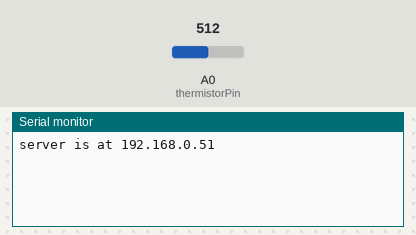
The sketch below on a simulated Arduino Uno, built with avr-gcc and run on an emulated ATmega328P. On the bench: the last lines printed to the serial monitor. The test bench sets the inputs (shaded band); at power-on: A0 (thermistorPin) = 512. WiFi joins after 1.5 s; servers stay silent unless stated.

Above: at 1.8 s.
1.9 s: A0 (thermistorPin) set to 494
At 6.0 s:
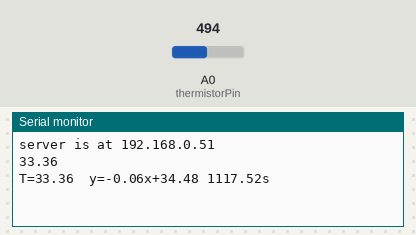
6.5 s: A0 (thermistorPin) set to 716
At 11.5 s:
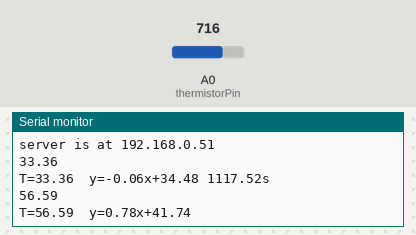

Measured:
- the behaviour switches between 512 and 511 on A0 (thermistorPin) (found by bisection; images 0 and 1)
- after the input at 1.9 s, the serial monitor: prints a new line after 3.1 s (image 1)
- after the input at 6.5 s, the serial monitor: prints a new line after 4.0 s (image 2)

The sketch:

thermoRegulator.ino
```cpp
#include <SPI.h>
#include <Ethernet.h>
#include <avr/pgmspace.h>
#include <string.h>

//Used to store large strings in progmem.
char p_buffer[80];
#define P(str) (strcpy_P(p_buffer, PSTR(str)), p_buffer)

// MAC address and IP address.
byte mac[] = {
  0xDE, 0xAD, 0xBE, 0xEF, 0xFE, 0xED };
IPAddress ip(192,168,0, 51);

// Initialize the Ethernet server library on port 80
EthernetServer server(80);

//Request read buffer
#define bufferMax 64
int bufferSize;
char buffer[bufferMax];

/*
  Analog pin 0 used for reading temperature
 */
int thermistorPin = A0;

/*
 Capacity of time series
 */
const int CAPACITY = 12;

/*
Length of a period in milliseconds (5 min)
 */
const long PERIOD = 5000;//5*60000;

/*
The set temperature.
 */
const float SET_POINT = 20.0;

/*
 The time series backing array
 */
float timeSeries[CAPACITY];

/*
 Two dimensional time series array used for presentation and calculation purposes.
 */
float readableTs[CAPACITY][2];

/*
 Pointer used for time series storage.
 */
int pointer = 0;

/*
 JSONP callback function name.
*/
char callbackFunction[20];

/*
System setup
 */
void setup(){
  initTimeSeries();
  Serial.begin(9600);
  initEthernet();
}


/*
Main processing loop
 */
void loop(){

  static unsigned long before = 0;

  if(millis()>before+PERIOD){
    put(readTemperature());
    printForecast();
    before=millis();
  }

  serveWebRequests();
  delay(500);
}

/*
Web server request - response loop
 */
void serveWebRequests()
{
  // Listen for incoming clients
  EthernetClient client = server.available();
  if (client) {
    Serial.println(P("new client"));
    bufferRequest(client);
    parseReceivedRequest();
    writeResponse(client);

    // Give the web browser time to receive the data
    delay(1);

    // Close the connection:
    client.stop();

    Serial.println(P("client disonnected"));
  }
}

/*
Buffer the request into local memory
 */
void bufferRequest(EthernetClient client)
{
  bufferSize = 0;
  while (client.connected()) {
    if (client.available()) {
      char c = client.read();
      if (c == '\n')
        break;
      else
        if (bufferSize < bufferMax)
          buffer[bufferSize++] = c;
        else
          break;
    }
  }
}

void parseReceivedRequest()
{
  char* callbackString = strstr(buffer, "?callback=") + 10; // Look for question mark
  char* space = strstr(callbackString, " ") + 1; // space after command

  // strncpy does not automatically add terminating zero, but strncat does! So start with blank string and concatenate.
  callbackFunction[0] = 0;

  //copy function name into callback function
  strncat(callbackFunction, callbackString, space-callbackString-1);
}

/*
Dispatch to all requested commands.
 */
void writeResponse(EthernetClient client)
{
  writeHeader(client);
  writeWebPage(client);
}

void writeHeader(EthernetClient client){
  client.println(P("HTTP/1.1 200 OK"));
  client.println(P("Content-Type: application/json"));
  client.println(P("Connection: close"));
  client.println();

}

/*
 Read the temperature from pin 1 and convert it according to Steinhart-Hart formula
 */
double readTemperature(){
 int thermistorReading = analogRead(thermistorPin);
 double r = 6963200.0/thermistorReading - 6800.0;
 r = r/10000;
 double temp = 3.354016E-03 + 2.569850E-04 *log(r) + (2.620131E-06*pow(log(r),2)) + (6.383091E-08*pow(log(r),3));
 temp = (1/temp)-272.15;// Convert Kelvin to Celcius
 Serial.println(temp);
 return temp;

}

void printForecast()
{
  readTimeSeries();

  float temp = readableTs[CAPACITY-1][1];
  float m = calculateM();
  float n = calculateN(m);
  float fCast = forecastTime(m,n);

  Serial.print(P("T="));
  Serial.print(temp);
  Serial.print(P("  y="));
  Serial.print(m);
  Serial.print(P("x+"));
  Serial.print(n);
  Serial.print(P(" "));

  if(fCast > 0){
    Serial.print(fCast/1000);
    Serial.print(P("s"));
  }

  Serial.println("");
}

/*
  Prints the current time series without modifying its contents.
 */
void writeWebPage(EthernetClient client)
{
  readTimeSeries();
  float m = calculateM();
  float n = calculateN(m);
  client.print(callbackFunction);
  client.print(P("({\"tempHisto\":"));
  printTempHisto(client);
  client.print(P(", \"tempNow\":"));
  client.print(readTemperature());
  client.print(P(",\"setPoint\":"));
  client.print(SET_POINT);
  client.print(P(",\"period\":"));
  client.print(PERIOD);
  client.print(P(",\"capacity\":"));
  client.print(CAPACITY);
  client.print(P(",\"m\":"));
  client.print(m);
  client.print(P(",\"n\":"));
  client.print(n);
  client.print(P("});"));
}

String printTempHisto(EthernetClient client){
  client.print(P("["));
  for(int i = 0; i < CAPACITY-1; i++){
    client.print(readableTs[i][1]);
    client.print(P(","));
  }
  client.print(readableTs[CAPACITY-1][1]);
  client.print(P("]"));
}

/*
 Initialises time series arrays.
 */
void initTimeSeries(){

  float temp = readTemperature();
  for(int i = 0; i < CAPACITY; i++){
    timeSeries[i] = temp;
    readableTs[i][0] = 0.0;
    readableTs[i][1] = temp;
  }
}

/*
Start the Ethernet connection and the web server.
 */
void initEthernet()
{
  Ethernet.begin(mac, ip);
  server.begin();
  Serial.print(P("server is at "));
  Serial.println(Ethernet.localIP());
}

/*
 Put value in round-robin fashion into the time series array
 */
void put (float value)
{
  pointer++;
  if(pointer % CAPACITY == 0){
    pointer = 0;
  }
  timeSeries[pointer] = value;
}

/*
 Copies the current time series backing array into a presentable array.
 */
void readTimeSeries(){
  for(int i = 0; i < CAPACITY; i++){
    int index = pointer + i +1;
    if (index > CAPACITY-1) {
      index = index -CAPACITY;
    }
    readableTs[i][0] = i-CAPACITY;
    readableTs[i][1] = timeSeries[index];
  }
}

/*
Calculate slope of tendency using least square method.
 */
float calculateM(){
  float xAverage = average(0);
  float yAverage = average(1);

  float sumUp = 0.0;
  float sumBottom = 0.0;

  for(int i = 0; i < CAPACITY; i++){
    sumUp = sumUp + ((readableTs[i][0] - xAverage)*(readableTs[i][1]-yAverage));
    sumBottom = sumBottom + ((readableTs[i][0] - xAverage)*(readableTs[i][0] - xAverage));
  }
  return sumUp/sumBottom;
}

float calculateN(float m)
{
  return average(1) - m* average(0);
}

/*
Calculates the average of x or y row of readable time series.
 */
float average(int rowId)
{
  float sum = 0;

  for (int i = 0; i < CAPACITY; i++){
    sum += readableTs[i][rowId];
  }
  return sum / CAPACITY;
}

float forecastTime(float m, float n)
{

  return (SET_POINT - n) / m * PERIOD;
}
```
